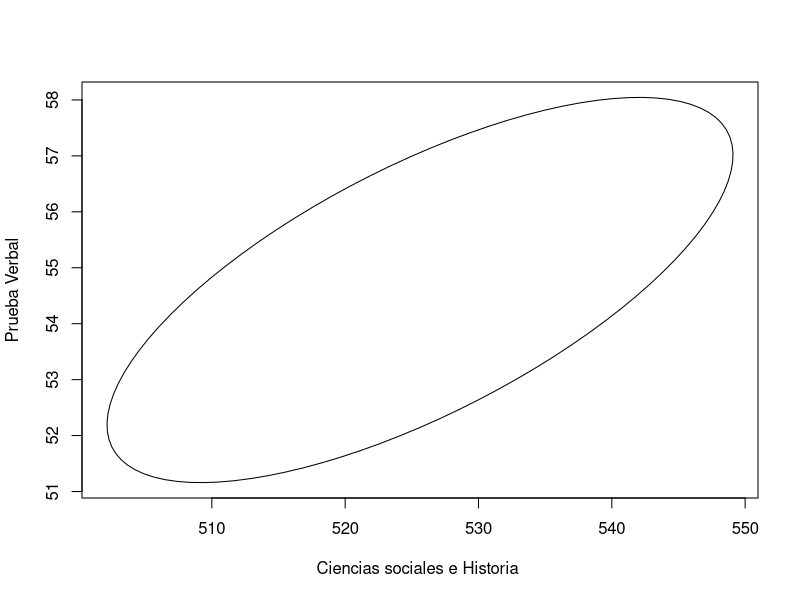
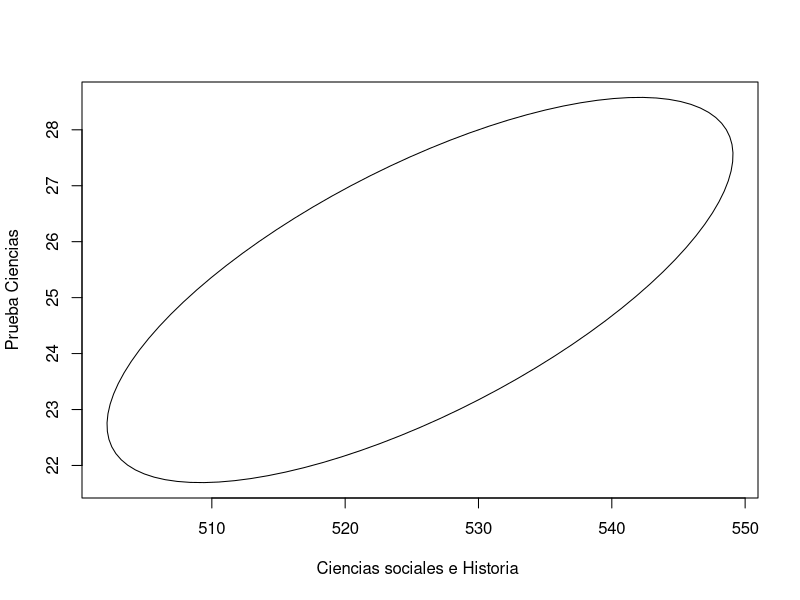
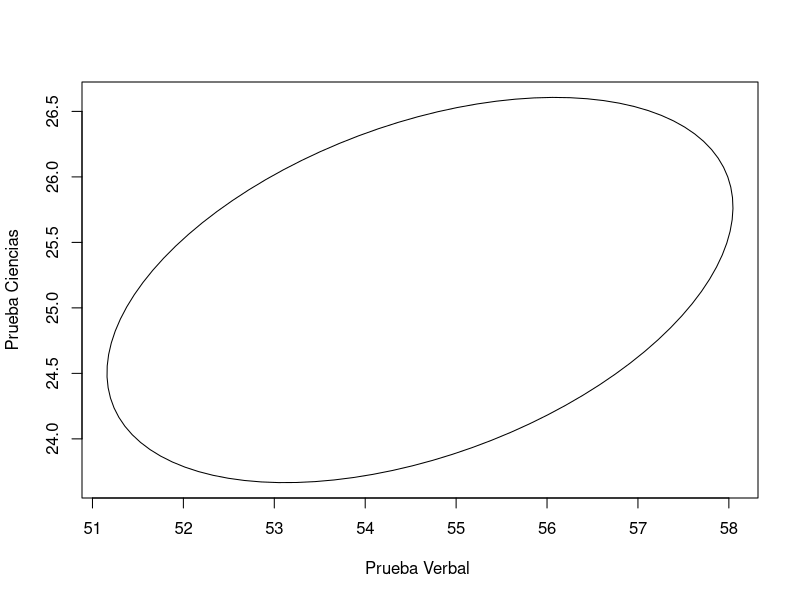
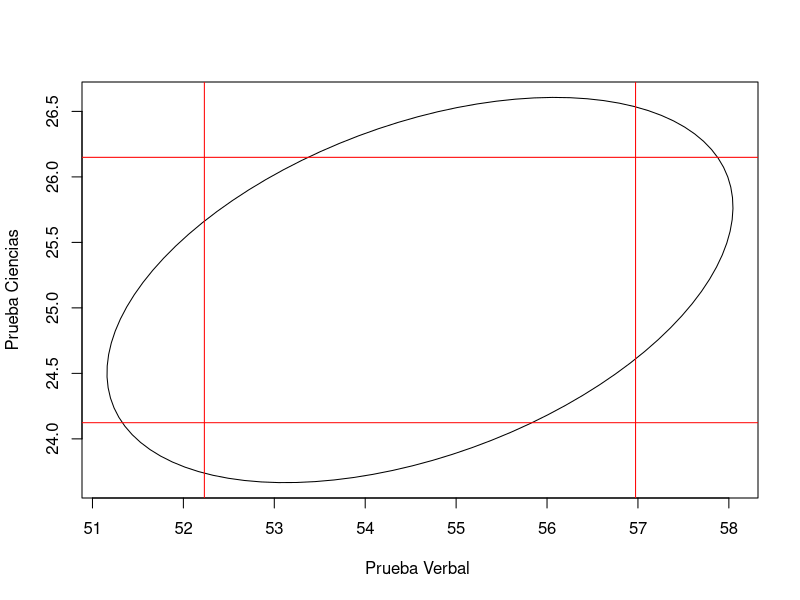
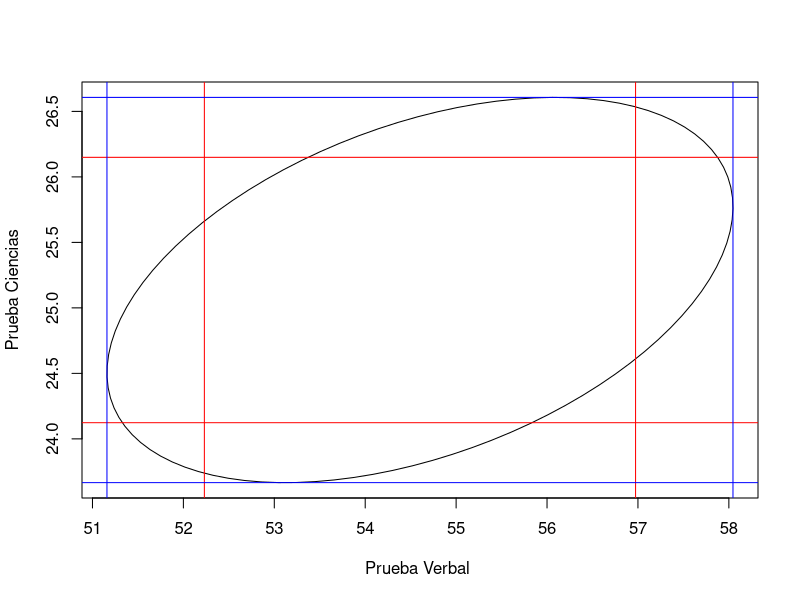
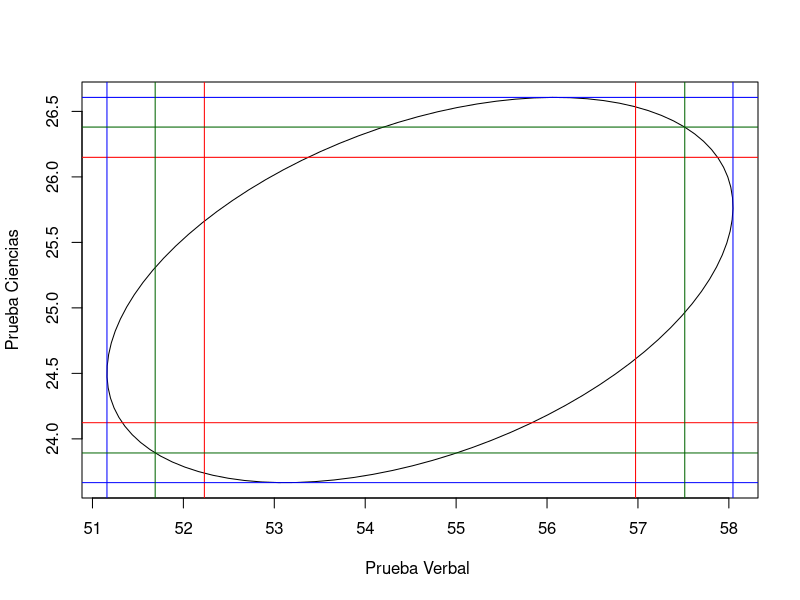

Generate these figures, in order, with R:
library(ggplot2)
library(ggpubr)
library(gridExtra)
library(ggforce)
library(ellipse)


# El archivo college.csv contiene las puntuaciones de el examen de admisión a una universidad de
# 88 candidatos, las variables medidas fueron las puntuaciones obtenidas en 
# Ciencias sociales e Historia
# Verbal
# Ciencias

college <- read.csv("college.csv")
n <- 88
p <- 3

# estamos bajo el supuesto de normalidad multivariada
# µ1: El puntaje promedio poblacional en ciencias sociales e Historia
# µ2: El puntaje promedio poblacional en la prueba verbal.
# µ3: El puntaje promedio poblacional en la prueba de ciencias.

# queremos contruir IC para µ1, µ2 y µ3 de forma simultanea

# primero vamos a contruir las ellipses de confianza tomando las variables dos a dos

# calculemos las estadísticas descriptivas de la muestra
xbar <- colMeans(college)
xbar
S <- cov(college)
S


c <- sqrt((p*(n-1)/(n-p))*qf(0.05,p,n-p, lower.tail = F))

#elipse para ciencias sociales e Historia y verbal

plot(ellipse::ellipse(S[1:2,1:2],centre=c(xbar[1],xbar[2]),t=c/sqrt(n)),
     type="l",xlab="Ciencias sociales e Historia ",ylab="Prueba Verbal")

#elipse para ciencias sociales e Historia y Ciencia

plot(ellipse::ellipse(S[1:3,1:3],centre=c(xbar[1],xbar[3]),t=c/sqrt(n)),
     type="l",xlab="Ciencias sociales e Historia ",ylab="Prueba Ciencias")

#elipse para prueba verbal y Ciencia

plot(ellipse::ellipse(S[2:3,2:3],centre=c(xbar[2],xbar[3]),t=c/sqrt(n)),
     type="l",xlab="Prueba Verbal ",ylab="Prueba Ciencias")


# tomemos las puntuaciones de ciencia y verbal y construyamos el IC 
# de forma simultanea para ambas medias (µ2 y µ3)


# El IC t-student
# para Ciencias (µ3)

alpha <- 0.05
t <- qt(alpha/2, df=n-1, lower.tail = F)

LI_C <- as.numeric(xbar[3]-t*sqrt(S[3,3]/n))
LS_C <- as.numeric(xbar[3]+t*sqrt(S[3,3]/n))
cat(LI_C,LS_C)

# Para verbal

LI_V <- as.numeric(xbar[2] - t*sqrt(S[2,2]/n))
LS_V <- as.numeric(xbar[2]+t*sqrt(S[2,2]/n))

cat(LI_V,LS_V)


plot(ellipse::ellipse(S[2:3,2:3],centre=c(xbar[2],xbar[3]),t=c/sqrt(n)),
     type="l",xlab="Prueba Verbal ",ylab="Prueba Ciencias")

abline(v=c(LI_V,LS_V), col="red")
abline(h=c(LI_C,LS_C), col="red")

  

# Ahora construyamos los Intervalos de confianza T^2

# para Ciencias (µ3)

alpha <- 0.05
T2 <- p*(n-1)/(n-p)*qf(alpha, p, n-p, lower.tail = F) # Cuantil de la distribución T^2 de Hotelling  

LI_C_T <- as.numeric(xbar[3] - sqrt(T2)*sqrt(S[3,3]/n))
LS_C_T <- as.numeric(xbar[3] + sqrt(T2)*sqrt(S[3,3]/n))
cat(LI_C_T,LS_C_T)

# para Verbal (µ2)

LI_V_T <- as.numeric(xbar[2] - sqrt(T2)*sqrt(S[2,2]/n))
LS_V_T <- as.numeric(xbar[2] + sqrt(T2)*sqrt(S[2,2]/n))

# Ellipse a mano

plot(ellipse::ellipse(S[2:3,2:3],centre=c(xbar[2],xbar[3]),t=c/sqrt(n)),
     type="l",xlab="Prueba Verbal ",ylab="Prueba Ciencias")

abline(v=c(LI_V,LS_V), col="red")
abline(h=c(LI_C,LS_C), col="red")

abline(v=c(LI_V_T,LS_V_T ), col="blue")
abline(h=c(LI_C_T,LS_C_T), col="blue")


# ahora construyamos los intervalos de confianza usando Bonferroni

# para Ciencias (µ3)

alpha_B <- alpha/p
alpha_B


t_B <- qt(alpha_B/2, df=n-1, lower.tail = F)

LI_C_B <- as.numeric(xbar[3]-t_B *sqrt(S[3,3]/n))
LS_C_B <- as.numeric(xbar[3]+t_B *sqrt(S[3,3]/n))
cat(LI_C_B,LS_C_B)

# Para verbal

LI_V_B <- as.numeric(xbar[2] - t_B*sqrt(S[2,2]/n))
LS_V_B <- as.numeric(xbar[2]+t_B*sqrt(S[2,2]/n))

cat(LI_V_B,LS_V_B)

plot(ellipse::ellipse(S[2:3,2:3],centre=c(xbar[2],xbar[3]),t=c/sqrt(n)),
     type="l",xlab="Prueba Verbal ",ylab="Prueba Ciencias")

abline(v=c(LI_V,LS_V), col="red")
abline(h=c(LI_C,LS_C), col="red")

abline(v=c(LI_V_T,LS_V_T ), col="blue")
abline(h=c(LI_C_T,LS_C_T), col="blue")

abline(v=c(LI_V_B,LS_V_B), col="darkgreen")
abline(h=c(LI_C_B,LS_C_B), col="darkgreen")



## Intervalo de confianza para la diferencia de medias poblacionales de
# las puntuaciones de ciencia y verbal (µ2-µ3)

alpha <- 0.05
T2 <- p*(n-1)/(n-p)*qf(alpha, p, n-p, lower.tail = F) # Cuantil de la distribución T^2 de Hotelling

LI_DIFF <- as.numeric((xbar[2]-xbar[3])-sqrt(T2)*sqrt((S[2,2]-2*S[2,3]+S[3,3])/n))
LS_DIFF <- as.numeric((xbar[2]-xbar[3])+sqrt(T2)*sqrt((S[2,2]-2*S[2,3]+S[3,3])/n))

c(LI_DIFF,LS_DIFF )
